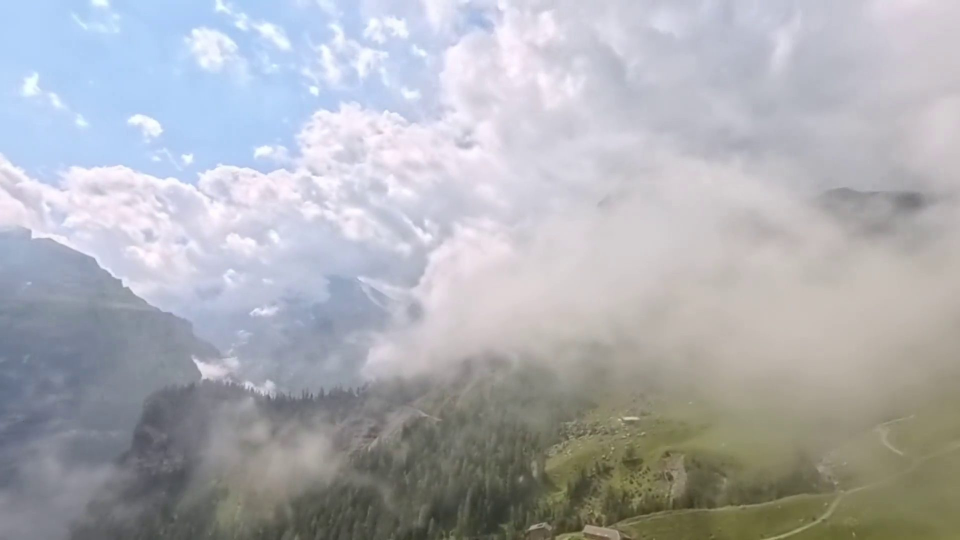
#> input picture prototypes/v4/img/alps-1-still.jpg, 1920 x 1080 px (shown at 1/2 size)
$ python -i v4_ux.py   (imports and definitions only)
#> lines starting #> are read from the running program, lines starting #| are printed output that depends on the picture
#!/usr/bin/env python3
"""
The usability pass on v4 (owner's brief, 7 Oct 2026; docs/ux-report.md).

Everything the pass puts into the v4 pages. It uses only words and facts the
pages already carry, and is idempotent: it runs after every other v4
generator and pass, and a rerun changes nothing.

    python3 tools/v4_ux.py              # every v4 page (never the samples)
    python3 tools/v4_ux.py --check      # say what would change, write nothing

Rebuild order for v4: the generators and passes in docs/v4-report.md, then
python3 tools/v4_phone_media.py (the phone pictures and clips), python3
tools/v4_search.py (the search files), this, python3 tools/v4_min.py and
python3 tools/v2_localize.py --site v4.

Where the rest lives
  src/v4-ux.css        the pass's rules for one kind of page: each "@page"
                       section goes, minified, into those pages only, right
                       after v2.css; "@small" (22) is a list of labels, each
                       page getting the ones it carries.
  src/v2.css           (its end) the few rules every page needs, and those the
                       live audit must not find inside a page.
  src/v4-ux-*.js       the pass's scripts, inlined only where used (the hero
                       clips, the footage's Pause, the newest episode, the
                       enquiry form, the in-page search); the library's
                       search extras ride in library-find.js (tools/v4_search.py).
  <!--v4u-name-->      the marks around what this writes into a page.

What it does, by the brief's numbers: 1, 2, 4, 5, 7 the trip pages (the phone
bar's price, the dates after the route, the enquiry on a departure, every
question shown, Flying Etiquette's band, the bar's price and Hold a place);
6 weight (phone cuts of the heroes, clips and stills, pictures that wait,
every drawing in relative steps); 10 episode labels; 11 the podcast's wall
and the Listening mode button; 14 and 15 the knowledge base's jump rows and
hub; 17 the library's search; 19 the podcast's newest episode; 20 topics;
21 one main per page; 22 small labels; 23 the footage's Pause; 24 Tap on
touch; 26 image sizes; 27 the enquiry form's messages. After the brief (the
owner, 8 Oct 2026): footage only on the trips and the home page; what this
wrote for the podcast's and knowledge base's footage is taken out.
"""
import html
import os
import re
import sys

ROOT = os.path.dirname(os.path.dirname(os.path.abspath(__file__)))
V4 = os.path.join(ROOT, "prototypes", "v4")
TRIPS = ("destinations/india.html", "destinations/kenya.html", "destinations/panchgani.html")


def plain(s):
    return html.unescape(re.sub(r"<[^>]+>", "", s)).strip()


# [40 lines left out: functions trip_price, trip_bar, section_span, not called in this run]


def section_ids(src):
    return re.findall(r'<section\b[^>]*\sid="([^"]+)"', src)


# [91 lines left out: functions trip_dates_first, element_span, trip_questions_shown, trip_etiquette_band, trip_subnav, trip_departures and 1 more, not called in this run]


HOLD_MARK = ("<!--v4u-hold-->", "<!--/v4u-hold-->")
HOLD_HEAD = ("<!--v4u-holding-->", "<!--/v4u-holding-->")


# [10 lines left out: function put_block, not called in this run]


HOLD_JS = r"""<script>
/* v4, the usability pass (4): arriving from "Hold a place" (?trip=..&when=..), the
   page opens on that departure: the trip, its dates, its length and its price as
   the trip page states them, then the form; the message becomes optional. Any
   other arrival, or dates the trip page does not list, gets the plain form.
   The mailto and the worker hook below are unchanged. */
(function () {
  var de = document.documentElement, box = document.getElementById('v4uHold');
  function plainForm() { de.classList.remove('v4u-holding'); }
  var data, q;
  try { data = JSON.parse(document.getElementById('v4uHoldData').textContent); q = new URLSearchParams(location.search); }
  catch (e) { plainForm(); return; }
  var t = data[(q.get('trip') || '').toLowerCase()], when = q.get('when') || '', dep = null;
  if (t) t.deps.forEach(function (d) { if (d.when === when) dep = d; });
  if (!box || !dep) { plainForm(); return; }
  var sel = document.getElementById('trip');
  function put(k, v) { var e = box.querySelector('[data-k="' + k + '"]'); if (e) e.textContent = v; }
  var place = sel && sel.selectedIndex > 0 ? (sel.options[sel.selectedIndex].text.match(/\(([^)]+)\)/) || [])[1] : '';
  put('trip', dep.title + (place ? ' (' + place + ')' : ''));
  put('when', dep.when);
  put('len', t.len);
  put('price', /from$/i.test(dep.label) ? 'From ' + dep.price : dep.price + ' ' + dep.label.toLowerCase());
  /* a price the owner has still to give (Panchgani) shows as the site's to-supply mark, not as a price */
  if (dep.price === '[to supply]') box.querySelector('[data-k="price"]').innerHTML = '<i class="v2-tbd">[to supply]</i>';
  box.hidden = false;
  var m = document.getElementById('message'), lab = document.querySelector('label[for="message"]');
  if (m) m.required = false;
  if (lab && !lab.querySelector('.opt')) { var o = document.createElement('span'); o.className = 'opt'; o.textContent = '(optional)'; lab.appendChild(document.createTextNode(' ')); lab.appendChild(o); }
})();
</script>
"""

HOLD_BOX = """<div class="v4u-hold" id="v4uHold" hidden>
      <p><span class="l">Destination</span><span class="v" data-k="trip"></span></p>
      <p><span class="l">Dates</span><span class="v" data-k="when"></span></p>
      <p><span class="l">Duration</span><span class="v" data-k="len"></span></p>
      <p><span class="l">Price</span><span class="v" data-k="price"></span></p>
    </div>
    """


# [13 lines left out: function enquire_hold, not called in this run]


# ------------------------------------------------------------------------------------------------ 6
PHONE_MEDIA = '(max-aspect-ratio: 2/3)'


# [59 lines left out: functions trip_hero_weight, gallery_lazy, home_flyby_weight, not called in this run]


# ------------------------------------------------------------------------------------------------ 10
_META = None


def meta():
    global _META
    if _META is None:
        import json
        with open(os.path.join(ROOT, "episode-meta.json"), encoding="utf-8") as fh:
            _META = {m["slug"]: m for m in json.load(fh)}
    return _META


def _norm(s):
    return re.sub(r"[^a-z0-9]+", " ", html.unescape(s).lower().replace("vs.", "vs")).strip()


SERIES_LIKE = ("flying filming", "new technologies", "brand stories", "storytellers", "storytime", "living the dream",
               "risk vs reward", "sky gods", "snippet")


def _parts(title):
    return [p.strip() for p in re.split(r"\s+[:|]\s+|:\s+|\s+\|\s*|\s+-\s+", title.strip()) if p.strip()]


# [50 lines left out: functions _first_parts, describe, not called in this run]


def _wordy(s):
    return bool(s) and " " in s.strip() and "." not in s       # "Mid-Air Collision", not "hochzwei.media"


# [6 lines left out: function link_label, not called in this run]


def episode_labels(src):
    """10. Related Episodes and Up next say who and what: the guest and the descriptive part of the title
    (no more "Sky Gods" nine times, or the guest's name twice on one card). The phone bar's Next too."""
    E = meta()

    def slug(href):
        return href.split("/")[-1].split("#")[0][:-5]

    def rel_link(mm):
        e = E.get(slug(mm.group(2)))
        return mm.group(1) + (html.escape(link_label(e), quote=False) if e else mm.group(3)) + mm.group(4)

    def related(mm):
        return re.sub(r'(<a class="cd-link" href="([^"]+)">)(.*?)(</a>)', rel_link, mm.group(0))
    src = re.sub(r"<h2>Related Episodes</h2>.*?</div>", related, src, count=1, flags=re.S)

    # [12 lines left out: function card, not called in this run]
    CARD = re.compile(r'(<a class="ep2-card" href="([^"]+)">.*?)(<span class="ep2-card-t">).*?(</span><span class="ep2-card-m">)(.*?)(</span>)', re.S)

    # [10 lines left out: function grid, not called in this run]
    src = re.sub(r'<div class="ep2-next-grid">.*?</div>\s*</section>', grid, src, flags=re.S)

    # [6 lines left out: function nxt, not called in this run]
    src = re.sub(r'(<a class="btn-lines v4-next" href="([^"]+)"><span class="v4-next-k">Next</span> )(.*?)(</a>)', nxt, src, count=1)
    return src


# ------------------------------------------------------------------------------------------------ 11, 12
LISTEN_BTN = ('<button type="button" class="v4-ls-open"><svg viewBox="0 0 24 24" fill="none" stroke="currentColor" '
              'stroke-width="1.7" stroke-linecap="round" aria-hidden="true"><path d="M4 15v-3a8 8 0 0 1 16 0v3"/>'
              '<rect x="3" y="14" width="4" height="7" rx="1.2"/><rect x="17" y="14" width="4" height="7" rx="1.2"/></svg>'
              '<span>Listening mode</span></button>')


# [31 lines left out: functions episode_audio, episode_listen_button, not called in this run]


# ------------------------------------------------------------------------------------------------ 14
def _slug(s):
    return re.sub(r"[^a-z0-9]+", "-", plain(s).lower()).strip("-")


# [62 lines left out: functions kb_hub_thumbs, kb_jump, not called in this run]


# ------------------------------------------------------------------------------------------------ 15
FIND_FORM = ('<form class="v4u-find" role="search" action="sitemap.html" data-v4-find>'
             '<label class="v4u-find-lab" for="v4uFind">Search episodes, the knowledge base and trips</label>'
             '<input id="v4uFind" type="search" name="q" autocomplete="off" placeholder="Search" aria-controls="v4uHits">'
             '<ol class="v4-hits v4u-hits" id="v4uHits" aria-live="polite"></ol></form>\n      ')


# [44 lines left out: functions kb_question, kb_hub, library_search, not called in this run]


WALL_MARK = ("<!--v4u-wall-->", "<!--/v4u-wall-->")
WALL_JS = ("<script>(function(d){var r=d.documentElement,done=0;function show(){if(!done){done=1;r.classList.remove('v4u-wall');}}"
           "r.classList.add('v4u-wall');setTimeout(show,2500);"
           "try{d.fonts.load('600 1em Poppins').then(function(){requestAnimationFrame(function(){requestAnimationFrame(show);});},show);}"
           "catch(e){show();}})(document);</script>")


# [6 lines left out: function podcast_wall, not called in this run]


LATEST_MARK = ("<!--v4u-latest-->", "<!--/v4u-latest-->")
LATEST_JS_MARK = ("<!--v4u-latest-js-->", "<!--/v4u-latest-js-->")


# [6 lines left out: function inline_js, not called in this run]
PLAY_SVG = ('<svg viewBox="0 0 24 24" fill="currentColor" aria-hidden="true"><path class="v4u-i-play" d="M8 5v14l11-7Z"/>'
            '<path class="v4u-i-pause" d="M7 5h4v14H7zM13 5h4v14h-4z"/></svg>')


# [40 lines left out: functions latest_episode, podcast_latest, not called in this run]


# ------------------------------------------------------------------------------------------------ 20
TOPIC_CASE = (("Srs", "SRS"), ("Ccc", "CCC"))


# [11 lines left out: function topic_case, not called in this run]


TG_FIND = ('<label class="v2-find v4u-tgfind"><span class="v2-sr">Search topics</span>'
           '<svg viewBox="0 0 24 24" fill="none" stroke="currentColor" stroke-width="2" aria-hidden="true"><circle cx="11" cy="11" r="7"/>'
           '<path d="M21 21l-4.3-4.3"/></svg><input class="v2-find-input" id="tgFind" type="search" placeholder="Search topics" '
           'autocomplete="off" aria-controls="tgCloud"></label>')
TG_JS_MARK = ("<!--v4u-topics-js-->", "<!--/v4u-topics-js-->")
TG_JS = ("<script>(function(d){var i=d.getElementById('tgFind'),c=d.getElementById('tgCloud'),n=d.getElementById('tgNone');if(!i||!c||!n)return;"
         "var t=[].slice.call(c.querySelectorAll('.tg-tile'));function f(s){return s.toLowerCase().replace(/[^a-z0-9]+/g,' ').trim();}"
         "t.forEach(function(a){a.v4f=f((a.getAttribute('href')||'').replace(/^.*\\//,'').replace(/\\.html$/,'')+' '+a.textContent.replace(/\\d+\\s*$/,''));});"
         "i.addEventListener('input',function(){var q=f(i.value),k=0;t.forEach(function(a){var on=!q||a.v4f.indexOf(q)>=0;a.hidden=!on;if(on)k++;});n.hidden=k>0;});"
         "})(document);</script>")


# [32 lines left out: functions topic_years, topics_page, not called in this run]


# ------------------------------------------------------------------------- footage taken off the pages (8 Oct)
GONE = ("v4u-film", "v4u-breather", "v4u-ascent", "v4u-ascent-js")   # marks of blocks for footage no page carries now


# [7 lines left out: function footage_gone, not called in this run]


# ------------------------------------------------------------------------- the pass's own CSS and scripts, by page
UXCSS_MARK = ("<!--v4u-css-->", "<!--/v4u-css-->")
FOOT_MARK = ("<!--v4u-footage-->", "<!--/v4u-footage-->")
FIND_MARK = ("<!--v4u-find-->", "<!--/v4u-find-->")
_UXCSS = None


# [18 lines left out: function ux_groups, not called in this run]


JS_MADE = {"sky-g": "sitemap-sky.js", "ep-au-cur": "episode-audio.js", "ep-au-dur": "episode-audio.js"}


# [49 lines left out: functions small_rule, ux_css, ux_scripts, not called in this run]


# ------------------------------------------------------------- 6 at the end: every drawing in relative steps
from decimal import Decimal as _D   # noqa: E402

_NUM = r"[-+]?(?:\d+\.?\d*|\.\d+)(?:[eE][-+]?\d+)?"
_ARGS = {"M": 2, "L": 2, "H": 1, "V": 1, "C": 6, "S": 4, "Q": 4, "T": 2, "Z": 0}


# [19 lines left out: functions _fmt, _join, not called in this run]


def _tokens(d):
    for m in re.finditer(r"([MmLlHhVvCcSsQqTtZz])|(%s)" % _NUM, d):
        yield m.group(1) or _D(m.group(2))


# [110 lines left out: functions path_relative, poly_path, drawings_relative, kb_tile_art, about_still, not called in this run]


ART_MARK = ("<!--v4u-art-->", "<!--/v4u-art-->")
ART_JS = ("<script>(function(d,w){var m=location.pathname.match(/^(.*\\/prototypes\\/v\\d+\\/)/),B=m?m[1]:'/assets/v4/',"
          "s=[].slice.call(d.querySelectorAll('[data-v4-art]'));function go(e){e.style.setProperty('--art',\"url('\"+B+e.getAttribute('data-v4-art')+\"')\");}"
          "if(!('IntersectionObserver' in w)){s.forEach(go);return;}var o=new IntersectionObserver(function(es){es.forEach(function(e){"
          "if(e.isIntersecting){o.unobserve(e.target);go(e.target);}});},{rootMargin:'600px 0px'});s.forEach(function(e){o.observe(e);});})(document,window);</script>")


# [22 lines left out: functions hub_art, library_words, not called in this run]


# ------------------------------------------------------------------------------------------------ 24
TOUCH = (("Drag to rotate. Click a pin to see the episode.", "Drag to rotate. Tap a pin to see the episode."),
         ("Click a star to find its constellation. Drag to look around.", "Tap a star to find its constellation. Drag to look around."))


# [9 lines left out: function touch_words, not called in this run]


# ------------------------------------------------------------------------------------------------ 26
YT_SIZE = {"maxresdefault": (1280, 720), "sddefault": (640, 480), "hqdefault": (480, 360), "mqdefault": (320, 180), "default": (120, 90)}
_SIZES = {}


# [46 lines left out: functions _size, image_sizes, not called in this run]


# ------------------------------------------------------------------------------------------------ 27
FORM_JS_MARK = ("<!--v4u-form-js-->", "<!--/v4u-form-js-->")


# [6 lines left out: function enquire_messages, not called in this run]


# ------------------------------------------------------------------------------------------------ 21
def _masked(src):
    """src with script bodies and comments blanked (same length), so tags are counted only where they are tags."""
    return re.sub(r"<script\b.*?</script>|<!--.*?-->", lambda m: " " * len(m.group(0)), src, flags=re.S)


# [8 lines left out: function _close, not called in this run]


MAIN_OPEN = '<main id="v4-main">'   # the skip link's script makes it focusable (tabindex -1) as it adds the link


# [27 lines left out: function main_landmark, not called in this run]


MEDIA_MARK = ("<!--v4u-media-->", "<!--/v4u-media-->")


# [92 lines left out: functions media_script, hold_data, migrate, page, main, not called in this run]


# [2 lines not run here, left out]

>>> import cv2
>>> picture = cv2.imread('../prototypes/v4/img/alps-1-still.jpg', cv2.IMREAD_GRAYSCALE)
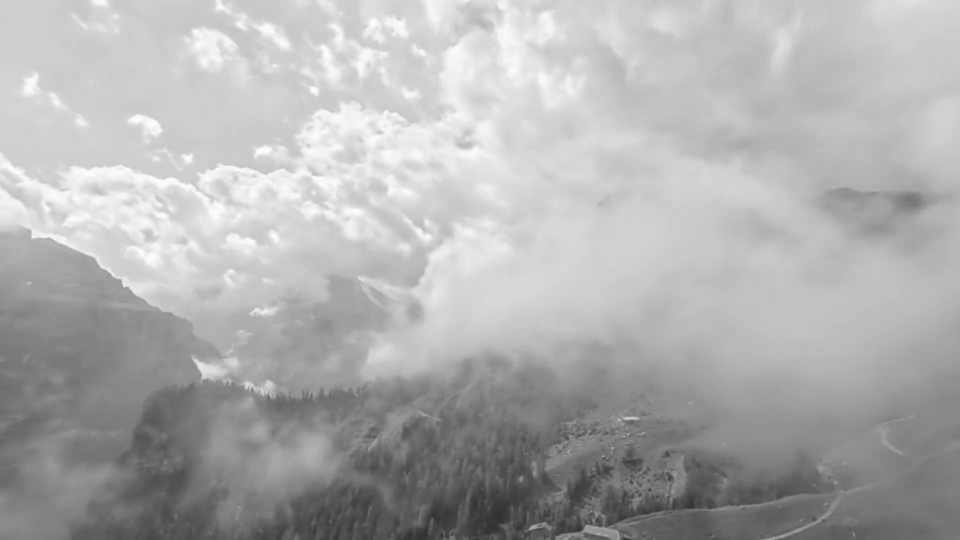
#> picture: shape (1080, 1920) (shown at 1/2 size); min 47, max 254, mean 174.4
>>> result = episode_labels(picture)
#> (reads episode-meta.json from the repository)
#> (the run stopped early here; a loop or call above may not have finished)
